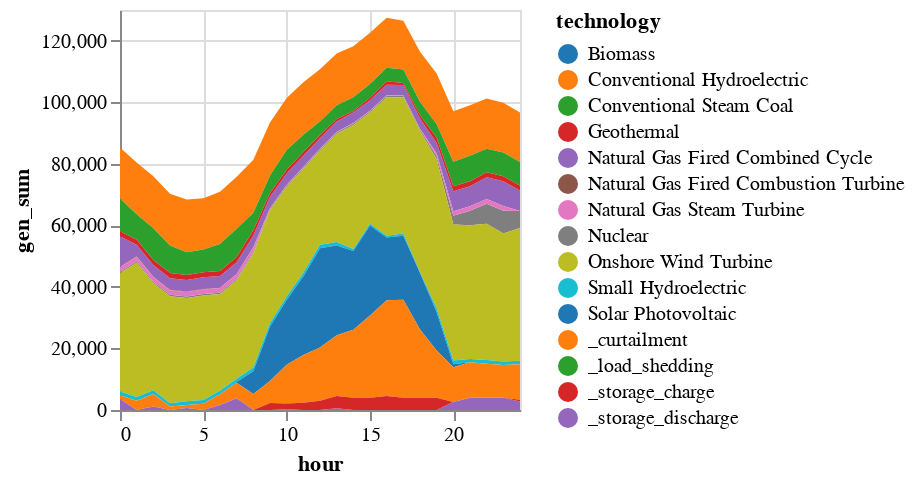

Write notebook code for a chart like this one.
### Code cell
# Visual comparison of generation dispatch - No RUC (Higher Intermittency)
plot_actual_generation(
    no_ruc_actual_high,
    initial_time,
    gen_df,
    zone_dict,
    "Strategy 1: No RUC - Actual Generation on Higher Intermittency"
);

### Figure 1 — Vega specification as saved in the notebook (floating-point values rounded to 4 significant figures; data arrays with more than 128 entries replaced by an {"elided": "..."} marker saying what was removed)
{"$schema": "https://vega.github.io/schema/vega/v5.json", "axes": [{"aria": false, "domain": false, "grid": true, "gridScale": "y", "labels": false, "maxExtent": 0, "minExtent": 0, "orient": "bottom", "scale": "x", "tickCount": {"signal": "ceil(width/40)"}, "ticks": false, "zindex": 0}, {"aria": false, "domain": false, "grid": true, "gridScale": "x", "labels": false, "maxExtent": 0, "minExtent": 0, "orient": "left", "scale": "y", "tickCount": {"signal": "ceil(height/40)"}, "ticks": false, "zindex": 0}, {"grid": false, "labelFlush": true, "labelOverlap": true, "orient": "bottom", "scale": "x", "tickCount": {"signal": "ceil(width/40)"}, "title": "hour", "zindex": 0}, {"grid": false, "labelOverlap": true, "orient": "left", "scale": "y", "tickCount": {"signal": "ceil(height/40)"}, "title": "gen_sum", "zindex": 0}], "background": "white", "data": [{"name": "source_0", "values": {"elided": "375 records"}}, {"name": "data_0", "source": "source_0", "transform": [{"as": "hour", "expr": "toNumber(datum[\"hour\"])", "type": "formula"}, {"field": "gen_sum", "groupby": ["technology"], "key": "hour", "method": "value", "type": "impute", "value": 0}, {"as": ["gen_sum_start", "gen_sum_end"], "field": "gen_sum", "groupby": ["hour"], "offset": "zero", "sort": {"field": ["technology"], "order": ["descending"]}, "type": "stack"}]}], "height": 200, "legends": [{"fill": "color", "symbolType": "circle", "title": "technology"}], "marks": [{"encode": {"update": {"height": {"field": {"group": "height"}}, "width": {"field": {"group": "width"}}}}, "from": {"facet": {"data": "data_0", "groupby": ["technology"], "name": "faceted_path_main"}}, "marks": [{"encode": {"update": {"defined": {"signal": "isValid(datum[\"hour\"]) && isFinite(+datum[\"hour\"]) && isValid(datum[\"gen_sum\"]) && isFinite(+datum[\"gen_sum\"])"}, "description": {"signal": "\"hour: \" + (format(datum[\"hour\"], \"\")) + \"; gen_sum: \" + (format(datum[\"gen_sum\"], \"\")) + \"; technology: \" + (isValid(datum[\"technology\"]) ? datum[\"technology\"] : \"\"+datum[\"technology\"])"}, "fill": {"field": "technology", "scale": "color"}, "orient": {"value": "vertical"}, "x": {"field": "hour", "scale": "x"}, "y": {"field": "gen_sum_end", "scale": "y"}, "y2": {"field": "gen_sum_start", "scale": "y"}}}, "from": {"data": "faceted_path_main"}, "name": "marks", "sort": {"field": "datum[\"hour\"]"}, "style": ["area"], "type": "area"}], "name": "pathgroup", "type": "group"}], "padding": 5, "scales": [{"domain": {"data": "data_0", "field": "hour"}, "name": "x", "nice": true, "range": [0, {"signal": "width"}], "type": "linear", "zero": false}, {"domain": {"data": "data_0", "fields": ["gen_sum_start", "gen_sum_end"]}, "name": "y", "nice": true, "range": [{"signal": "height"}, 0], "type": "linear", "zero": true}, {"domain": {"data": "data_0", "field": "technology", "sort": true}, "name": "color", "range": {"scheme": "category10"}, "type": "ordinal"}], "style": "cell", "width": 200}
